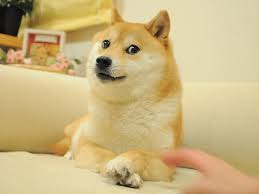
#> input picture [7]_CVISION/Data/images/doge.jpg, 259 x 194 px
$ jupyter execute cv_04.ipynb
#> lines starting #> are read from the running program, lines starting #| are printed output that depends on the picture
### [ 이미지 색공간 변경 ] <hr>
- 색 공간 : 이미지 색상을 표현하는 다양한 방식들. 목적에 따라 적합한 색공간 사용 필요
- 색 송간 변환 함수 : cv2.cvtColor()
- 색 공간 변환 상수 : cv2.COLOR_BRG2HSV,... => cv2.COLOR_XXX2XXX

[cell 1]
import cv2
import matplotlib.pyplot as plt, koreanize_matplotlib
import matplotlib.cm as cm

[cell 2]
# 데이터 준비
FILE_PATH = '../Data/images/doge.jpg'

[cell 3]
# 이미지 데이터 로딩
imgNP = cv2.imread(FILE_PATH)
#> imgNP is the input picture: shape (194, 259, 3); mean B, G, R 129.7, 181.3, 203

[cell 4]
# 색공간 변경 : cv2.ctrColor(imgNP, cv2.COLOR_XXXX)
rgb_img = cv2.cvtColor(imgNP, cv2.COLOR_BGR2RGB)
gray_img = cv2.cvtColor(imgNP, cv2.COLOR_BGR2GRAY)
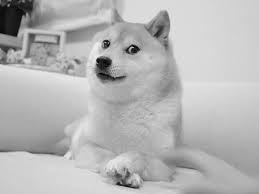
#> gray_img: shape (194, 259); min 1, max 243, mean 181.9

fig, axes = plt.subplots(1,3, figsize=(15, 5))
for i in range(3):
    axes[i].imshow([imgNP, rgb_img, gray_img][i], cmap=cm.gray)
    axes[i].set_title(['imgNP', 'rgb_img', 'gray_img'][i])
    axes[i].axis('off') # 축 정보 숨기기

plt.show()
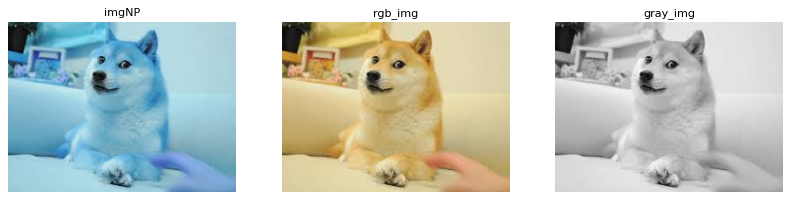
#> figure drawn by matplotlib, 3 panels; B, G, R data is drawn as R, G, B
